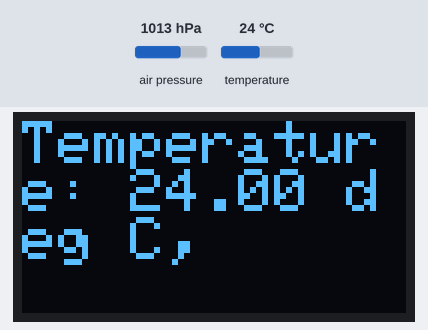
A sketch run on a simulated ESP32-C3. Shown: 128×64 one-colour display. The test bench sets the inputs (shaded band); at power-on: air pressure 1013 hPa, temperature 24 °C.

Above: at 17.9 s.
18.0 s: air pressure set to 952 hPa
At 20.9 s:
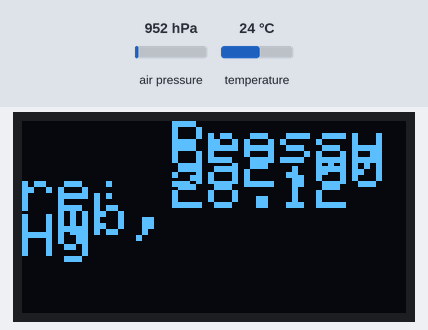
30.8 s: temperature set to 12 °C
At 32.5 s:
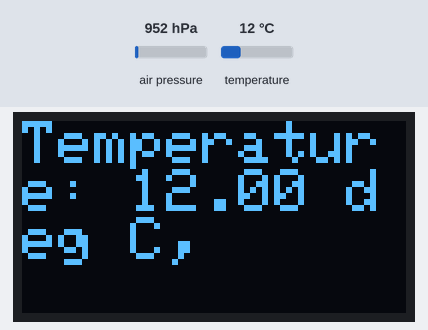
43.6 s: air pressure set to 975 hPa
At 48.9 s:
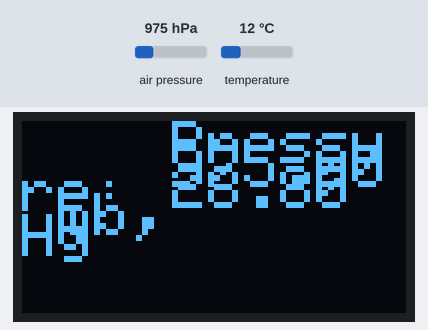
57.6 s: temperature set to 19 °C
At 60.5 s:
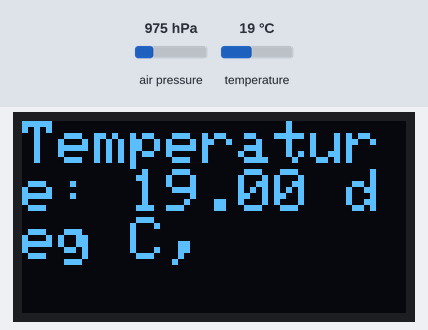
Timing chart, 0 to 62.0 s (numbered marks = the images above; inputs shaded):
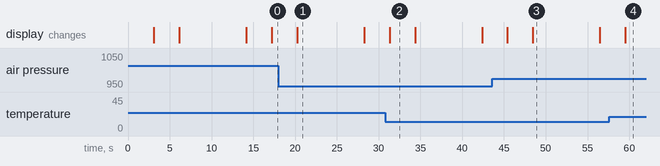

The sketch:

BMP180_C3-Mini_0.66-OLED_cloudfree.ino
```cpp
#include <SFE_BMP180.h>
#include <Wire.h>
#include <Adafruit_GFX.h>
#include <Adafruit_SSD1306.h>

#define OLED_RESET 22 // GPIO22
Adafruit_SSD1306 display(OLED_RESET);

SFE_BMP180 pressure;

#define ALTITUDE 1655.0 // Altitude of SparkFun's HQ in Boulder, CO. in meters

void setup()
{
  Serial.begin(9600);
  Wire.begin(8, 10);
  display.begin(SSD1306_SWITCHCAPVCC, 0x3C);
  display.println("REBOOT");

  // Initialize the sensor (it is important to get calibration values stored on the device).
  if (pressure.begin())
    display.println("BMP180 init success");
  else
  {
    display.println("BMP180 init fail\n\n");
    while(1); // Pause forever.
  }

}

void loop()
{
  display.clearDisplay();
  display.setCursor(0, 0);
  display.setTextSize(2);
  display.setTextColor(WHITE);
  display.print("Altitude: ");
  display.print(ALTITUDE, 0);
  display.print(" M, ");
  display.display();
  delay(3000); // 3 seconds

  char status;
  double T, P, p0, a;

  status = pressure.startTemperature();
  if (status != 0)
  {
    delay(status);
    status = pressure.getTemperature(T);
    if (status != 0)
    {
      display.clearDisplay();
      display.setCursor(0, 0);
      display.print("Temperature: ");
      display.print(T, 2);
      display.print(" deg C, ");
      display.display();
      delay(3000); // 3 seconds

      status = pressure.startPressure(3);
      if (status != 0)
      {
        delay(status);
        status = pressure.getPressure(P, T);
        if (status != 0)
        {
          display.clearDisplay();
          display.setCursor(50, 0);
          display.print("Pressure: ");
          display.setCursor(50, 8);
          display.print(P, 2);
          display.print(" mb, ");
          display.setCursor(50, 15);
          display.print(P * 0.0295333727, 2);
          display.println(" Hg");
          display.display();
          delay(3000); // 3 seconds
        }
        else
        {
          display.println("Error retrieving pressure measurement");
          display.display();
        }
      }
      else
      {
        display.println("Error starting pressure measurement");
        display.display();
      }
    }
    else
    {
      display.println("Error retrieving temperature measurement");
      display.display();
    }
  }
  else
  {
    display.println("Error starting temperature measurement");
    display.display();
  }

  delay(5000); // Pause for 5 seconds.
  display.clearDisplay();
}
```

Measured:
- what the display in image 1 shows lasts 8.1 s, from 20.2 s to 28.3 s
- what the display in image 2 shows lasts 3.1 s, from 31.3 s to 34.4 s
